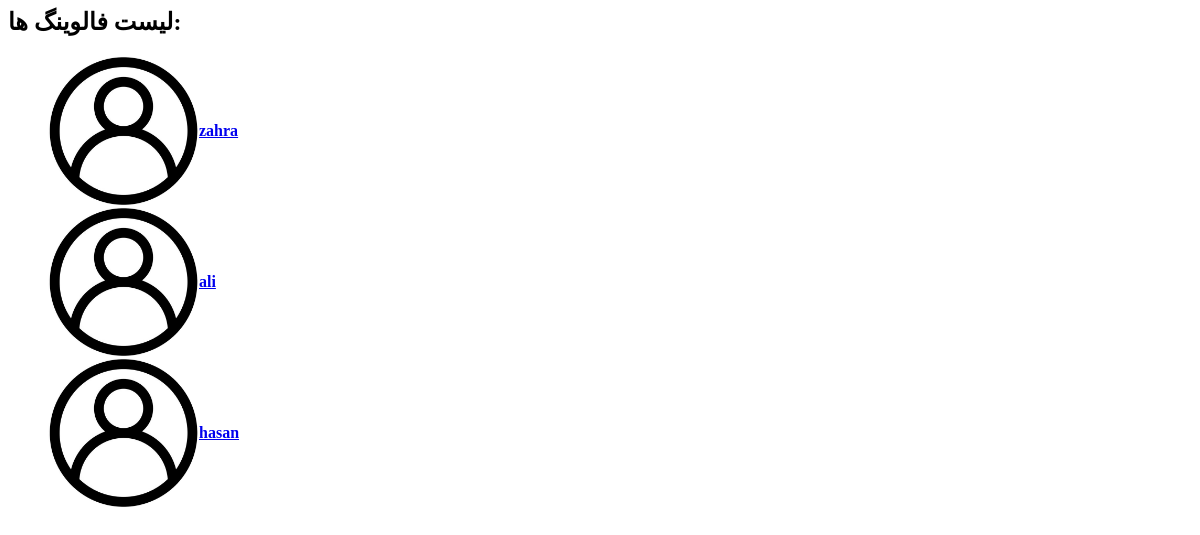
Page /following/ (signed in) on the earlier database version.
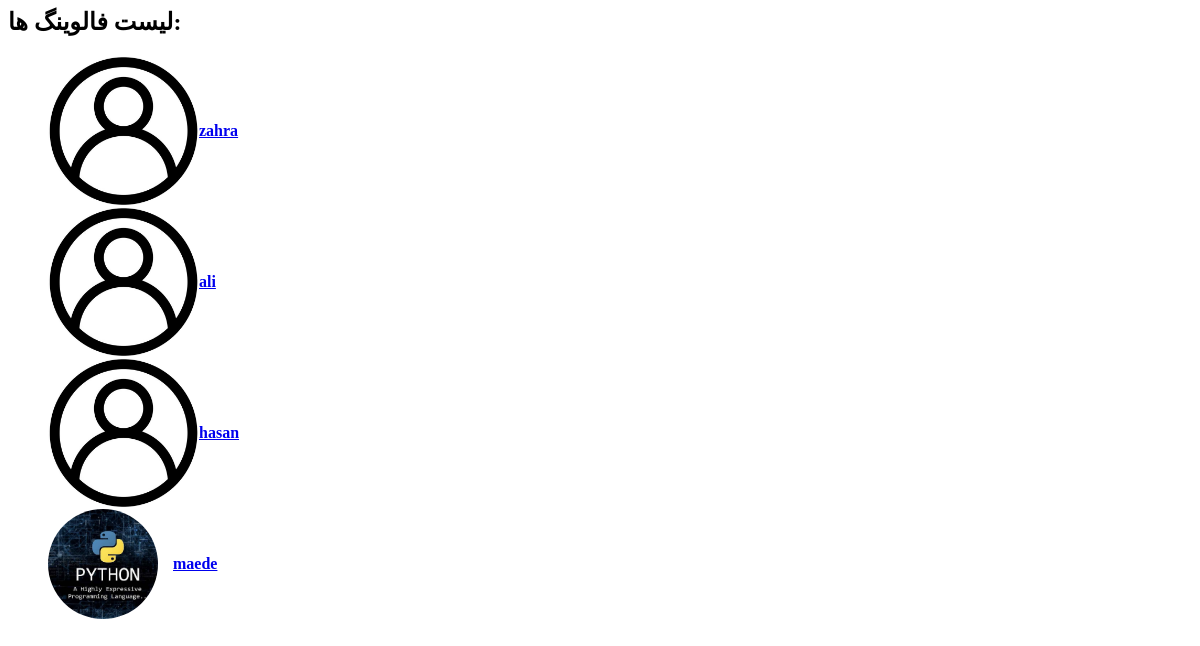
Same page on the later database version.
### social/models.py (models this page shows)
class User(AbstractUser):
    date_of_birth=models.DateTimeField(verbose_name="تاریخ تولد", blank=True, null=True)
    bio=models.TextField(verbose_name=" بایو ", blank=True, null=True )
    photo=models.ImageField(verbose_name="تصاویر",upload_to="account_images/",null=True, blank=True)
    job=models.CharField(max_length=250,verbose_name="شغل", blank=True, null=True)
    phone=models.CharField(verbose_name="شماره تلفن",max_length=11, blank=True, null=True)
    following=models.ManyToManyField('self',through='Contact',related_name="followers",symmetrical=False)

### social/views.py (the view)
# urls.py: path('following/', views.user_following, name='user_following'),
@login_required
def user_following(request):
    user=User.objects.prefetch_related('followers','following').get(id=request.user.id)
    following=user.following.all()
    following_user=[f.following for f in following]
    return render(request, 'user/user_following.html', {'following_user': following_user})

### social/templates/user/user_following.html
{%load static%}
<h2>لیست فالوینگ ها:</h2>
<ul style="list-style: none;">
    {% for following in user.following.all%}
    <a href="{{following.get_absolute_url}}">
        <li style="margin-bottom: 1px; display: flex; align-items: center;">
            {% if following.photo %}
                <img src="{{ following.photo.url }}" alt="profile pic"
                style="width: 110px; height: 110px; border-radius: 50%; object-fit: cover; margin-right: 15px;">
            {% else %}
                <img src="{% static 'images/profile/avatar.jpg'%}" alt="profile pic"
                style="width: 150px; height: 150px; border-radius: 50%; object-fit: cover; margin-right: 1px;">
            {% endif %}
            <h4 style="margin: 0;">{{ following.username }}</h4>
        </li>
    </a>
    {% empty %}
        <li>هیچ کسی را فالو نکرده ای.</li>
    {% endfor %}
</ul>

Differences in the rows shown:
now on this page (row edited): User: photo (picture), username "maede"
